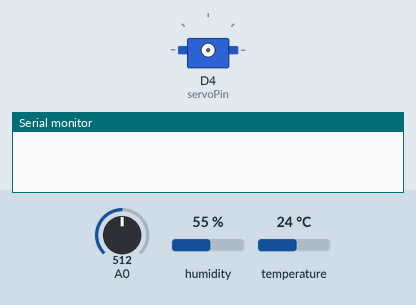
The sketch below on a simulated ESP8266 (NodeMCU). Parts: servo, the last lines printed to the serial monitor. The test bench sets the inputs (shaded band); at power-on: A0 = 512, humidity 55 %, temperature 24 °C. WiFi joins after 1.5 s; servers stay silent unless stated.

Above: at 0.1 s.
At 1.9 s:
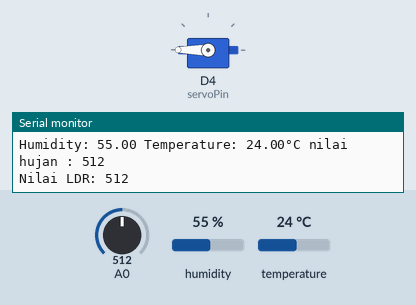
Timing chart, 0 to 3.4 s (numbered marks = the images above):
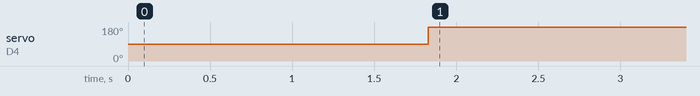

Measured:
- by itself, servo on D4 (servoPin): 90° → 180° at 1.8 s

The sketch:

Jemuran_Otomatis.ino
```cpp
#define BLYNK_TEMPLATE_ID "enter here"
#define BLYNK_TEMPLATE_NAME "enter here"
#define BLYNK_AUTH_TOKEN "enter here"
#include <ESP8266WiFi.h>
#include <Servo.h>
#include <BlynkSimpleEsp8266.h>

char ssid[] = "nama wifi";
char pass[] = "password";

#include "DHT.h"
#define DHTPIN D7
#define DHTTYPE DHT11
DHT dht(DHTPIN, DHTTYPE);
byte ldr = D0;
int nilai;
const int servoPin = D4;
Servo myservo;

void setup() {
  Serial.begin(9600);
  Blynk.begin(BLYNK_AUTH_TOKEN, ssid, pass);
  dht.begin();
  pinMode(servoPin, OUTPUT);
  myservo.attach(servoPin);
}
void loop() {

  Blynk.run();

  float t = dht.readTemperature();
  float h = dht.readHumidity();

  Blynk.virtualWrite(V1, t);
  Blynk.virtualWrite(V2, h);

  int rainAnalogVal = analogRead(A0);

  nilai = analogRead(ldr);
  Blynk.virtualWrite(V3, nilai);

  if (t < 30 && nilai > 700 || rainAnalogVal < 1023) {
    // Putar motor servo ke posisi tertentu (misalnya  derajat)
    myservo.write(180);
  }
  else{
    myservo.write(0);
  }

  Serial.print(F("Humidity: "));
  Serial.print(h);
  Serial.print(F(" Temperature: "));
  Serial.print(t);
  Serial.print(F("°C "));
  Serial.print("nilai hujan : ");
  Serial.println(rainAnalogVal);
  Serial.print("Nilai LDR: ");
  Serial.println(nilai);

  delay(2000);


}
```
